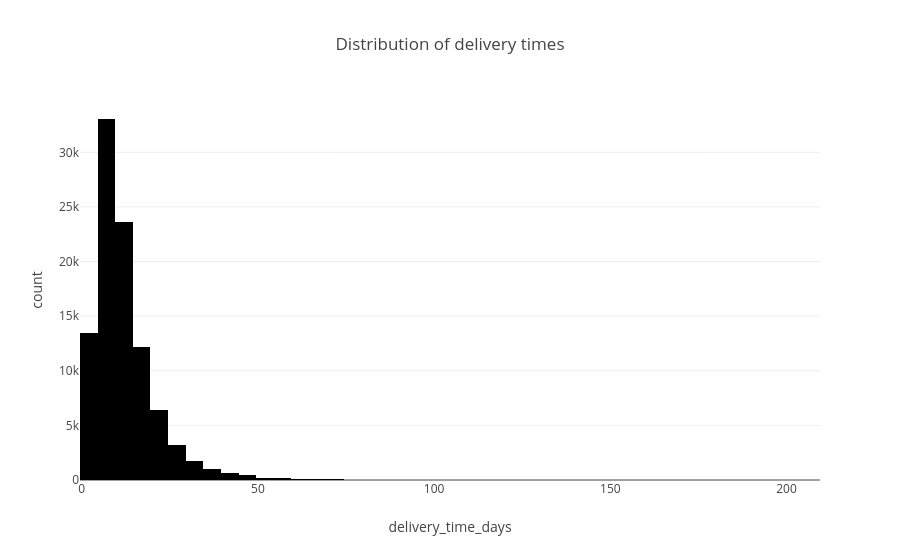

Source (notebook cell):
### Code cell
import plotly.express as px

fig = px.histogram(
    orders,
    x="delivery_time_days",
    nbins=50,
    title="Distribution of delivery times"
)

fig.show()

### Figure 1 — Plotly figure (JSON) as saved in the notebook; plotly's stock layout.template omitted (floating-point values rounded to 4 significant figures; data arrays with more than 128 entries replaced by an {"elided": "..."} marker saying what was removed)
{"data": [{"alignmentgroup": "True", "bingroup": "x", "hovertemplate": "delivery_time_days=%{x}<br>count=%{y}<extra></extra>", "legendgroup": "", "marker": {"color": "#000001", "pattern": {"shape": ""}}, "name": "", "nbinsx": 50, "offsetgroup": "", "orientation": "v", "showlegend": false, "type": "histogram", "x": {"elided": "96476 int values"}, "xaxis": "x", "yaxis": "y"}], "layout": {"barmode": "relative", "legend": {"tracegroupgap": 0}, "title": {"text": "Distribution of delivery times"}, "xaxis": {"anchor": "y", "domain": [0, 1], "title": {"text": "delivery_time_days"}}, "yaxis": {"anchor": "x", "domain": [0, 1], "title": {"text": "count"}}}}
